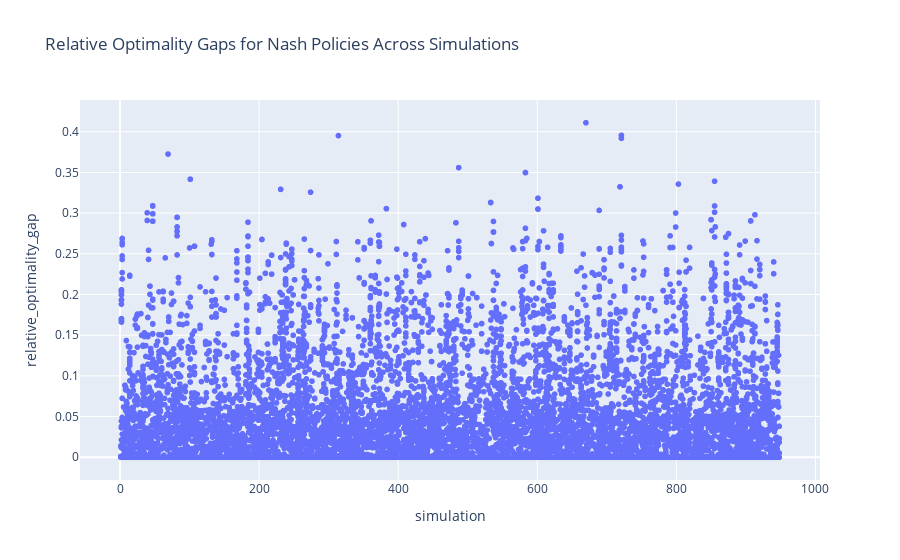
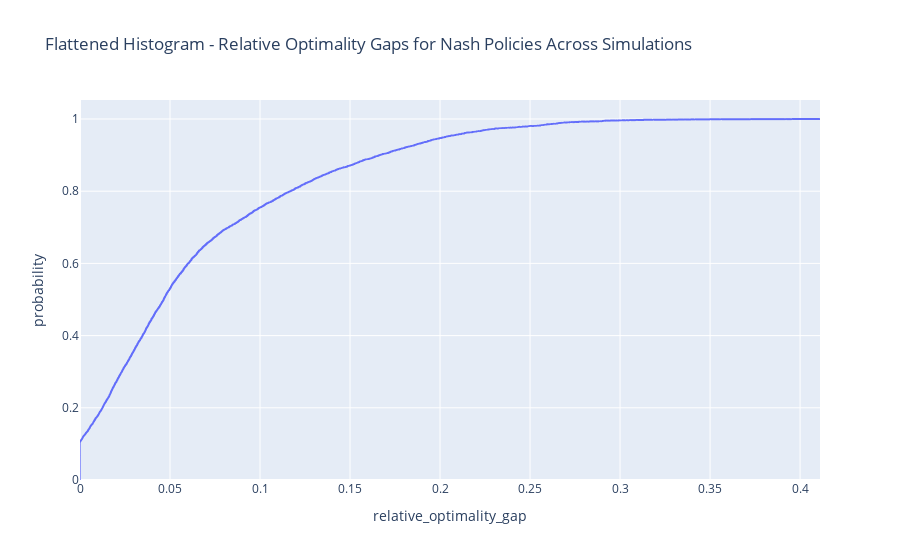

Write notebook code for charts like these, in order.
### Code cell
# plot optimality gap for different classes of simulations
plot_relative_optimality_gaps(nash_policies_opt_gaps_per_sim, opt_vals)

### Figure 1 — Plotly figure (JSON) as saved in the notebook; plotly's stock layout.template omitted (floating-point values rounded to 4 significant figures; data arrays with more than 128 entries replaced by an {"elided": "..."} marker saying what was removed)
{"data": [{"hovertemplate": "simulation=%{x}<br>relative_optimality_gap=%{y}<extra></extra>", "legendgroup": "", "marker": {"color": "#636efa", "symbol": "circle"}, "mode": "markers", "name": "", "showlegend": false, "type": "scattergl", "x": {"elided": "8957 int values"}, "xaxis": "x", "y": {"elided": "8957 float values"}, "yaxis": "y"}], "layout": {"autosize": true, "legend": {"tracegroupgap": 0}, "title": {"text": "Relative Optimality Gaps for Nash Policies Across Simulations"}, "xaxis": {"anchor": "y", "autorange": true, "domain": [0, 1], "range": [-56.56, 1006.0], "title": {"text": "simulation"}, "type": "linear"}, "yaxis": {"anchor": "x", "autorange": true, "domain": [0, 1], "range": [-0.03392, 0.445], "title": {"text": "relative_optimality_gap"}, "type": "linear"}}}

### Figure 2 — Plotly figure (JSON) as saved in the notebook; plotly's stock layout.template omitted (floating-point values rounded to 4 significant figures; data arrays with more than 128 entries replaced by an {"elided": "..."} marker saying what was removed)
{"data": [{"hovertemplate": "relative_optimality_gap=%{x}<br>probability=%{y}<extra></extra>", "legendgroup": "", "line": {"dash": "solid", "shape": "hv"}, "marker": {"color": "#636efa", "symbol": "circle"}, "mode": "lines", "name": "", "showlegend": false, "type": "scattergl", "x": {"elided": "8957 float values"}, "xaxis": "x", "y": {"elided": "8957 float values"}, "yaxis": "y"}], "layout": {"autosize": true, "legend": {"tracegroupgap": 0}, "title": {"text": "Flattened Histogram - Relative Optimality Gaps for Nash Policies Across Simulations"}, "xaxis": {"anchor": "y", "autorange": true, "domain": [0, 1], "range": [-4.431e-08, 0.4111], "title": {"text": "relative_optimality_gap"}, "type": "linear"}, "yaxis": {"anchor": "x", "autorange": true, "domain": [0, 1], "range": [0, 1.053], "rangemode": "tozero", "title": {"text": "probability"}, "type": "linear"}}}
